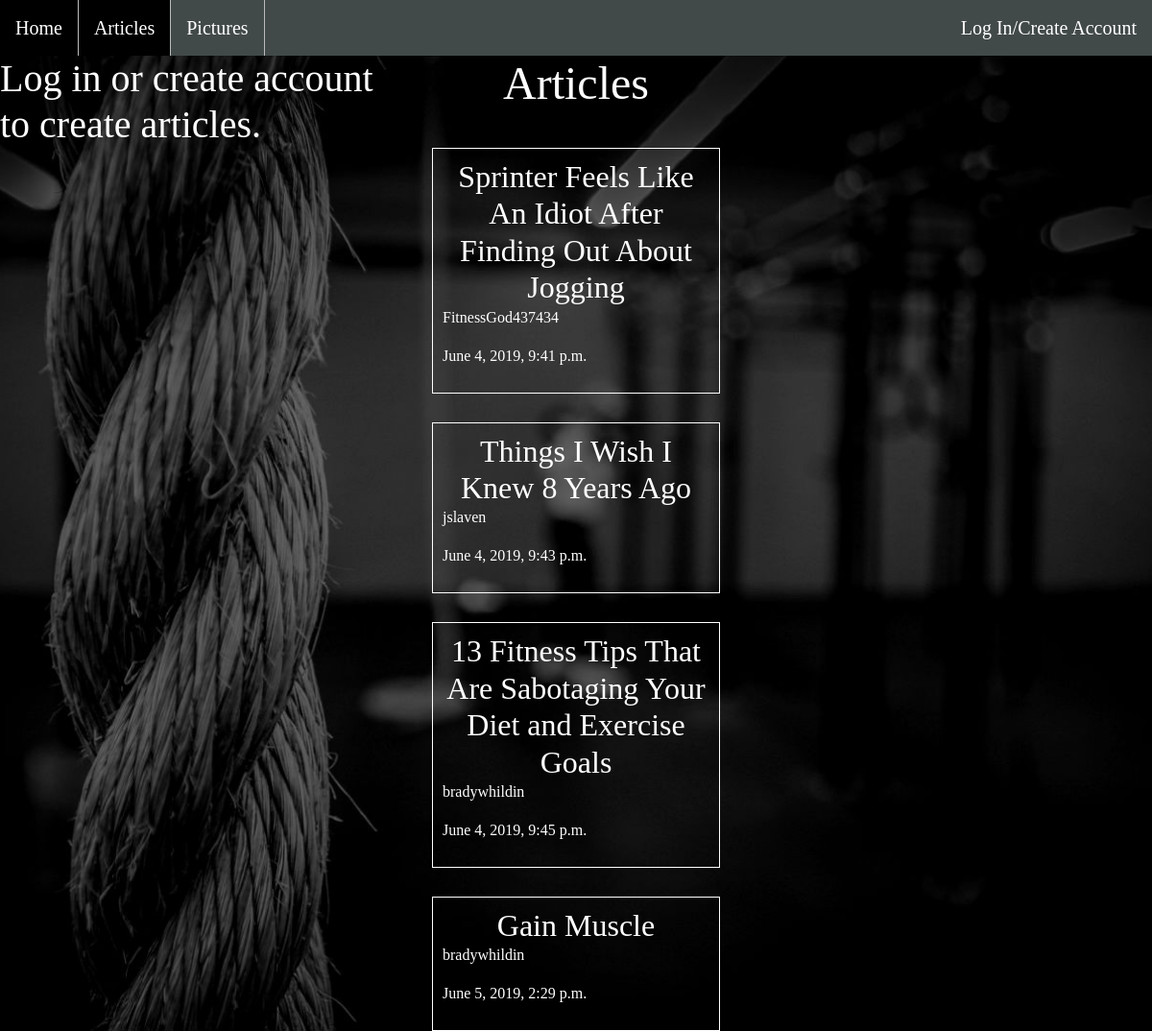
The app's page /articles/ with its own data.
### articles/models.py (models this page shows, shortened)
class Article(models.Model):
    title = models.CharField(max_length=100)
    slug = models.SlugField()
    body = models.TextField()
    date = models.DateTimeField(auto_now_add=True)
    author = models.ForeignKey(User, default=None, on_delete=CASCADE)

### articles/views.py (the view)
def article_list(request):
    articles = Article.objects.all().order_by('date')
    return render(request, 'articles/article_list.html', {'articles': articles})

### articles/templates/articles/article_list.html (shortened to what this page needs)
{% extends 'base_layouts.html' %}
{% block content %}
<ul>
  <li><a href="{% url 'homepage' %}">Home</a></li>
  <li><a href="{% url 'articles:list' %}" class="selected">Articles</a></li>
  <li><a href="{% url 'fitnesspics:data' %}">Pictures</a></li>
  <li style="float:right">
  {% if user.is_authenticated %}
      <form class="logout-link" action="{% url 'accounts:logout' %}" method = 'post'>
        {% csrf_token %}
        <button class='logoutButton' type="submit">Logout</button>
      </form>
  {% else %}
      <a href="{% url 'logInCreateAccount' %}">Log In/Create Account</a>
  {% endif %}
  </li>
</ul>
{% load static from staticfiles %}
<html>
<head>
    </head>
    <body>
    <div class="header">
        {% if user.is_authenticated %}
        <a href="{% url 'articles:create' %}">
            <h1><button class="button">Create Article</button></h1>
        </a>
        {% else %}
        <h1>Log in or create account to create articles.</h1>
        {% endif %}
        <h2 align="center" size="40"><font size="40">Articles</font></h2>
        <h3></h3>
    </div>
            <div class="articles">
            {% for article in articles %}
                <a style="display:block" href="{% url 'articles:detail' slug=article.slug %}">
                <div class="article">
                    <h2 align="center">{{ article.title }}</h2>
                    <p>{{ article.author }}</p>
                    <p>{{ article.date }}</p>
                </div>
                </a>
            {% endfor %}
            </div>
    </body>
{% endblock content %}

### templates/base_layouts.html (shortened to what this page needs)
<!DOCTYPE html>
<html lang="en" dir="ltr">
<head>
<link rel="stylesheet" href="https://stackpath.bootstrapcdn.com/bootstrap/4.1.2/css/bootstrap.min.css">
</head>
<body>
      {% block content %}
      {% endblock %}
</body>
</html>

### templates/base_layouts.html (style rules this page uses)
ul { list-style-type: none; margin: 0; padding: 0; overflow: hidden; background-color: #424949; }
li { float: left; border-right:1px solid #bbb; }
li:last-child { border-right: none; }
li a { display: block; color: white; text-align: center; padding: 14px 16px; text-decoration: none; font-size: 20px; }
body { background-color: black; background-size: 85% 900px; background-position: top right; background-repeat: no-repeat; color: #fff; font-family: Ubuntu; }
body { background-image: url(/static/HomeBackground.jpg); background-repeat: no-repeat; background-attachment: fixed; background-position: 50% 5%; background-color: #e3e6ea; background-size: cover; }
.selected { background-color: black; }
a, a:hover, a:visited { color:#fff; text-decoration: none; }
h1,h2,h3,h4,h5 { font-weight:normal; margin: 0; }

### articles/templates/articles/article_list.html (style rules this page uses)
body { background-image: url(/static/gymbackground.jpg); }
.articles { display: grid; grid-template-columns: 25%; grid-gap: 30px; justify-content: center }
.article { padding: 10px; border: 1px solid; }
.header { display: grid; grid-template-columns: 1fr 1fr 1fr; align: center; }

### records on screen
Article: title "Sprinter Feels Like An Idiot After Finding Out About Jogging", author "FitnessGod437434", date "June 4, 2019, 9:41 p.m."
Article: title "Things I Wish I Knew 8 Years Ago", author "jslaven", date "June 4, 2019, 9:43 p.m."
Article: title "13 Fitness Tips That Are Sabotaging Your Diet and Exercise Goals", author "bradywhildin", date "June 4, 2019, 9:45 p.m."
Article: title "Gain Muscle", author "bradywhildin", date "June 5, 2019, 2:29 p.m."
